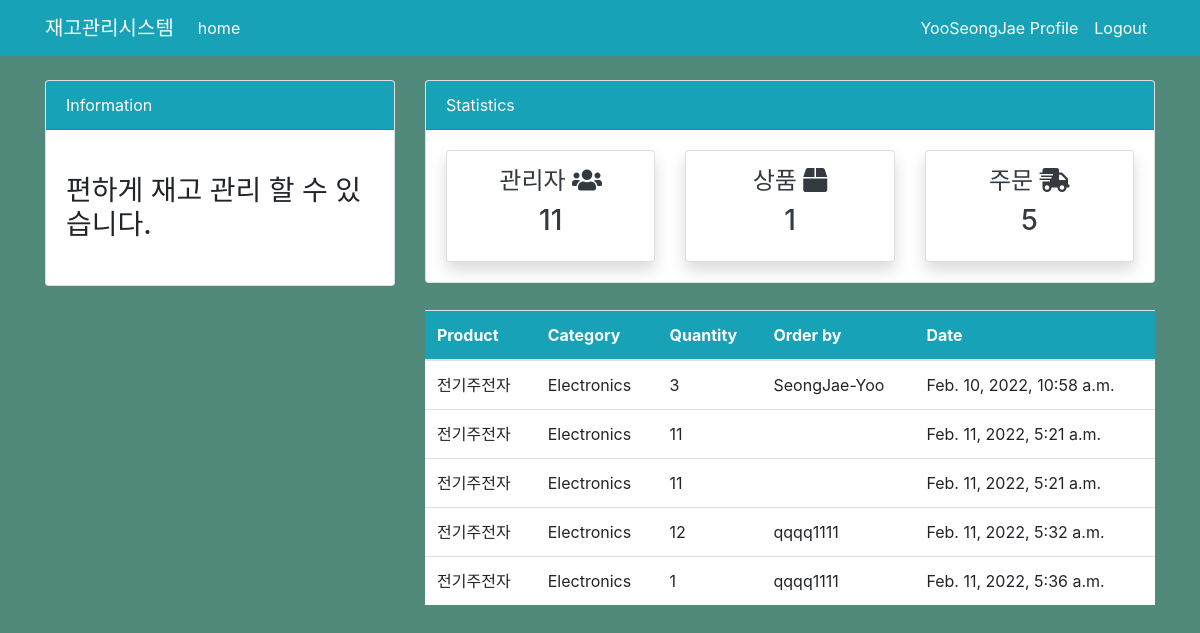
Page /order/ (signed in) on the earlier database version.
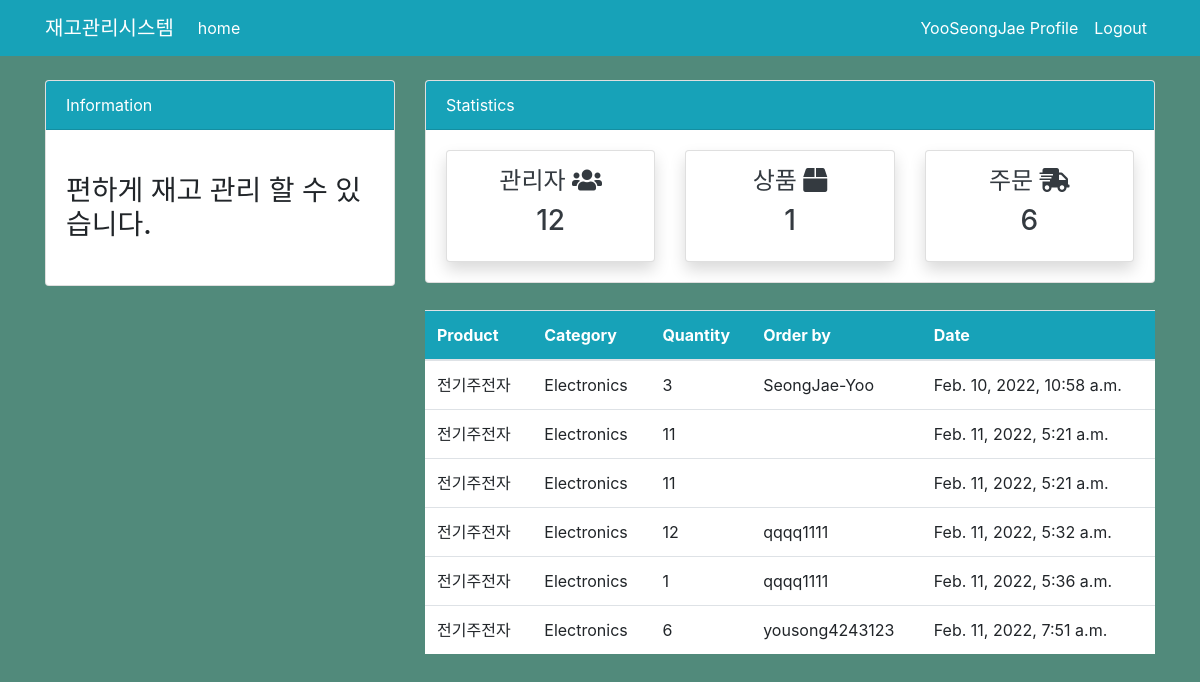
Same page on the later database version.
### dashboard/models.py (models this page shows, shortened)
class Order(models.Model):
    product = models.ForeignKey(Product, on_delete=models.CASCADE, null=True)
    staff = models.ForeignKey(User,models.CASCADE, null=True)
    order_quantity = models.PositiveIntegerField(null=True )
    date = models.DateTimeField(auto_now_add=True)
    class Meta:
        verbose_name_plural = 'Order'

class Product(models.Model):
    name = models.CharField(max_length=100, null=True)
    category = models.CharField(max_length=20, choices=CATEGORY, null=True)
    quantity = models.PositiveIntegerField(null=True)
    class Meta:
        verbose_name_plural = 'Product'
    def __str__(self):   # Product 제품 이름 보이게 설정
        return f'{self.name}'

### dashboard/views.py (the view)
# urls.py: path('order/',views.order, name='dashboard-order'),
@login_required
def order(request):
    orders = Order.objects.all()
    orders_count = orders.count()
    workers_count = User.objects.all().count()
    product_count = Product.objects.all().count() # db 가져오기
    context={
        'orders':orders,
        'workers_count':workers_count,
        'orders_count':orders_count,
        'product_count':product_count,
    }
    return render(request, 'dashboard/order.html',context)

### templates/dashboard/order.html (shortened to what this page needs)
{% extends 'partials/base.html' %}
{% block content %}
{% if user.is_authenticated and user.is_staff and user.is_superuser %}
{% include 'partials/topnav.html' %}
<div class="container">
    <div class="row my-4">
        <div class="col-md-4"></div>
        <div class="col-md-8">
            <table class="table bg-white">
                <thead class="bg-info">
                    <tr class="text-white">
                        <th scope="col">Product</th>
                        <th scope="col">Category</th>
                        <th scope="col">Quantity</th>
                        <th scope="col">Order by</th>
                        <th scope="col">Date</th>
                    </tr>
                </thead>
                <tbody>
                    {% for order in orders %}
                    <tr>
                        <td>{{ order.product}}</td>
                        <td>{{ order.product.category}}</td>
                        <td>{{ order.order_quantity}}</td>
                        <td>{{ order.staff.username}}</td>
                        <td>{{ order.date}}</td>
                    </tr>
                    {% endfor %}
                </tbody>
            </table>
        </div>
    </div>
</div>
{% endif %}
{% endblock %}

Differences in the rows shown:
added Order: product "전기주전자", product.category "Electronics", order_quantity "6", staff.username "yousong4243123", date "Feb. 11, 2022, 7:51 a.m."
Other differences:
{{ workers_count }}: "11" → "12"
{{ orders_count }}: "5" → "6"
